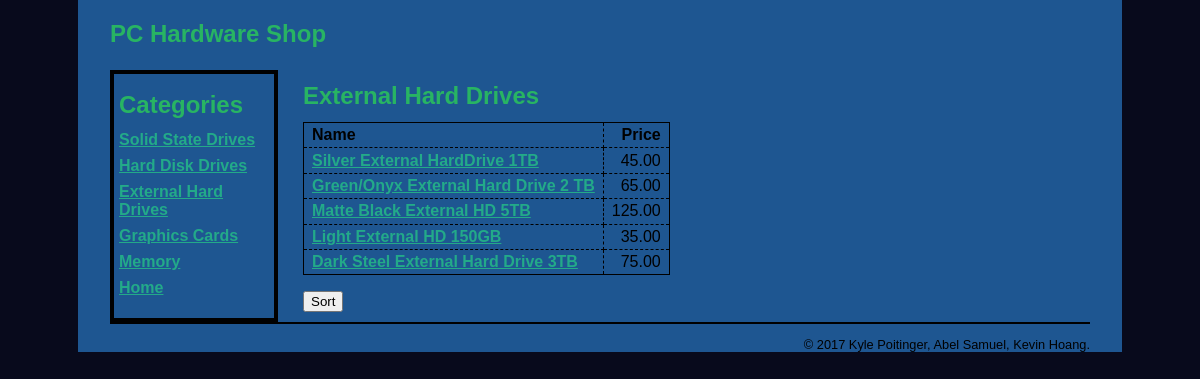
The page /product_catalog/index.php?category_id=3 on the database its author committed.
### tables this page shows
CREATE TABLE categories (
  categoryID       INT(11)        NOT NULL   AUTO_INCREMENT,
  categoryName     VARCHAR(255)   NOT NULL,
  PRIMARY KEY (categoryID)
);

CREATE TABLE products (
  productID        INT(11)        NOT NULL   AUTO_INCREMENT,
  categoryID       INT(11)        NOT NULL,
  productCode      VARCHAR(20)    NOT NULL   UNIQUE,
  productName      VARCHAR(255)   NOT NULL,
  listPrice        DECIMAL(10,2)  NOT NULL,
  stock            INT(11)        Not Null,
  PRIMARY KEY (productID)
);

### model/category_db.php (called while the page is built, shortened)
<?php
function get_categories() {
    global $db;
    $query = 'SELECT * FROM categories
              ORDER BY categoryID';
    $statement = $db->prepare($query);
    $statement->execute();
    return $statement;
}
function get_category_name($category_id) {
    global $db;
    $query = 'SELECT * FROM categories
              WHERE categoryID = :category_id';
    $statement = $db->prepare($query);
    $statement->bindValue(':category_id', $category_id);
    $statement->execute();
    $category = $statement->fetch();
    $category_name = $category['categoryName'];
    return $category_name;
}
?>

### model/product_db.php (called while the page is built, shortened)
<?php
function get_products_by_category($category_id) {
    global $db;
    $query = 'SELECT * FROM products
              WHERE products.categoryID = :category_id
              ORDER BY productID';
    $statement = $db->prepare($query);
    $statement->bindValue(":category_id", $category_id);
    $statement->execute();
    $products = $statement->fetchAll();
    return $products;
}
?>

### product_catalog/product_list.php (the view, shortened to what this page needs)
<?php include '../view/header.php'; ?>
<main>
    <aside>
        <h1>Categories</h1>
        <nav>
        <ul>
            <?php foreach($categories as $category) : ?>
            <li>
                <a href="?category_id=<?php echo $category['categoryID']; ?>">
                    <?php echo $category['categoryName']; ?>
                </a>
            </li>
            <?php endforeach; ?>
            <a href="/PChardwareshop/index.php">Home</a>
        </ul>
        </nav>
    </aside>
    <section>
        <h1><?php echo $category_name; ?></h1>
        <table>
            <tr>
                <th>Name</th>
                <th class="right">Price</th>
            </tr>
            <?php foreach ($products as $product) : ?>
            <tr>
                <td><a href="?action=view_product&amp;product_id=<?php
                          echo $product['productID']; ?>">
                    <?php echo $product['productName']; ?>
                </a></td>
                <td class="right"><?php echo $product['listPrice']; ?></td>
            </tr>
            <?php endforeach; ?>
        </table>
                <form action="." method="get">
                    <input type="submit" value="Sort">
                </form>
    </section>
</main>
<?php include '../view/footer.php'; ?>

### main.css (style rules this page uses)
html { background-color: #080a1c; }
body { font-family: Arial, Helvetica, sans-serif; width: 980px; margin: 0 auto; padding: 0 2em; background-color: #1e5691; }
aside { float: left; width: 150px; border: 4px solid black; padding: 5px; }
section { float: left; width: 600px; padding-left: 25px; }
h1 { font-size: 150%; margin: .5em 0; }
h1, h2 { color: #28B463; }
ul { list-style-type: none; margin: 0; padding-left: 0; padding-bottom: 1em; }
li { padding-bottom: 0.5em; }
a { color: #23aa89; font-weight: bold; }
table { border: 1px solid black; border-collapse: collapse; margin-bottom: 1em; }
td, th { border: 1px dashed black; padding: .2em .5em .2em .5em; text-align: left; }
.right { text-align: right; }

### rows shown on the page
categories: categoryName "Solid State Drives"
categories: categoryName "Hard Disk Drives"
categories: categoryName "External Hard Drives"
categories: categoryName "Graphics Cards"
categories: categoryName "Memory"
products: productName "Silver External HardDrive 1TB", listPrice "45.00"
products: productName "Green/Onyx External Hard Drive 2 TB", listPrice "65.00"
products: productName "Matte Black External HD 5TB", listPrice "125.00"
products: productName "Light External HD 150GB", listPrice "35.00"
products: productName "Dark Steel External Hard Drive 3TB", listPrice "75.00"
